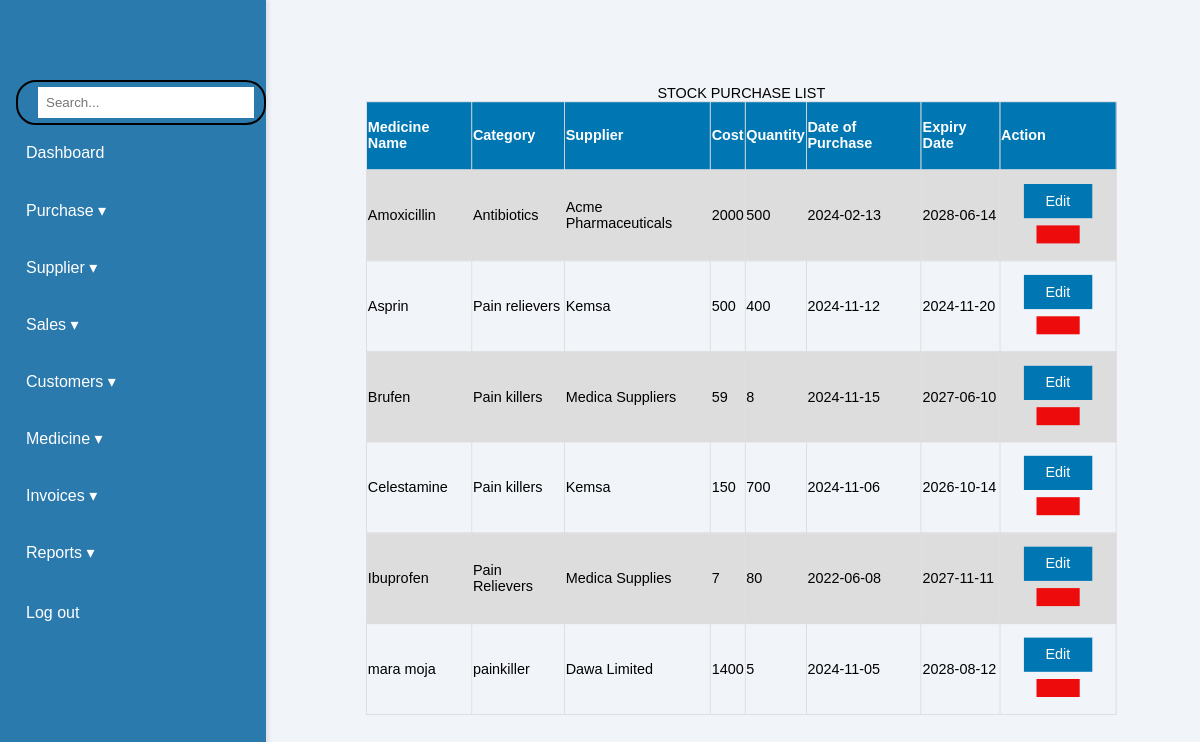
Screenshot of /Purchase-view.php with the database file from the repository.
### tables this page shows
CREATE TABLE `purchases` (
  `Medicine Name` varchar(255) NOT NULL,
  `Category` varchar(255) NOT NULL,
  `Supplier` varchar(255) NOT NULL,
  `Cost` int(11) DEFAULT NULL,
  `Quantity` int(11) DEFAULT NULL,
  `Date of Purchase` date NOT NULL,
  `Expiry Date` date NOT NULL
);

### Purchase-view.php (the view, shortened to what this page needs)
<!DOCTYPE html>
<html>
<head>
<link rel="stylesheet" href="style.css">
<link rel="stylesheet" href="Table1.css">
</head>
<body>
<div class="container">
<aside class="sidebar">
            <div class="profile">
            </div>
            <div class="search-bar">
                <input type="text" id="searchInput" placeholder="Search..." onkeyup="filterCards()">
            </div>
            <nav>
                <ul>
                    <li>
                        <ion-icon name="home-outline"></ion-icon> <a href="index.php">Dashboard</a>
                    </li>
                    <li>
                        <span class="dropdown">
                            <ion-icon name="cart-outline"></ion-icon> Purchase &#9662;
                        </span>
                    </li>
                    <li>
                        <span class="dropdown">
                            <ion-icon name="person-add-outline"></ion-icon> Supplier &#9662;
                        </span>
                    </li>
                    <li>
                        <span class="dropdown">
                            <ion-icon name="cash-outline"></ion-icon> Sales &#9662;
                        </span>
                    </li>
                    <li>
                    <span class="dropdown">
                            <ion-icon name="people-circle"></ion-icon> Customers &#9662;
                        </span>
                    </li>
                    <li>
                        <span class="dropdown">
                            <ion-icon name="medkit-outline"></ion-icon> Medicine &#9662;
                        </span>
                    </li>
                    <li>
                        <span class="dropdown">
                            <ion-icon name="document-text-outline"></ion-icon> Invoices &#9662;
                        </span>
                    </li>
                    <li>
                        <span class="dropdown">
                            <ion-icon name="analytics-outline"></ion-icon> Reports &#9662;
                        </span>
                    </li>
                    <ul>
                    <li>
                        <ion-icon name="home-outline"></ion-icon> <a href="login.php">Log out</a>
                    </li>
                </ul>
            </nav>
        </aside>
	<table  id="table1" >
    <caption>STOCK PURCHASE LIST</caption>
    <tr>
        <th>Medicine Name</th>
        <th>Category</th>
        <th>Supplier</th>
        <th>Cost</th>
        <th>Quantity</th>
        <th>Date of Purchase</th>
        <th>Expiry Date</th>
        <th>Action</th>
    </tr>
	<?php
	include "config.php";
	$sql = "SELECT `Medicine Name`, `Category`, `Supplier`, `Cost`, `Quantity`, `Date of Purchase`, `Expiry Date` FROM purchases";
    $result = $conn->query($sql);
if ($result->num_rows > 0) {
    while($row = $result->fetch_assoc()) {
        echo "<tr>";
        echo "<td>" . $row["Medicine Name"]. "</td>";
        echo "<td>" . $row["Category"]. "</td>";
        echo "<td>" . $row["Supplier"]. "</td>";
        echo "<td>" . $row["Cost"]. "</td>";
        echo "<td>" . $row["Quantity"]. "</td>";
        echo "<td>" . $row["Date of Purchase"]. "</td>";
        echo "<td>" . $row["Expiry Date"] . "</td>";
        echo "<td align=center>";
        echo "<a class='button1 edit-btn' href='Purchase-update.php?mid=".$row['Medicine Name']."&cat=".$row['Category']."&sup=".$row['Supplier']."&qty=".$row['Quantity']."&date=".$row['Date of Purchase']."&exp=".$row['Expiry Date']."'>Edit</a>";
echo "<a class='button1 del-btn' href='Purchase-delete.php?mid=".$row['Medicine Name']."&cat=".$row['Category']."&sup=".$row['Supplier']."&qty=".$row['Quantity']."&date=".$row['Date of Purchase']."&exp=".$row['Expiry Date']."'>
    <ion-icon name='trash-outline'></ion-icon>
</a>";
        echo "</td>";
        echo "</tr>";
    }
    echo "</table>";
}
?>
</body>
</html>

### style.css (style rules this page uses)
body { font-family: 'Poppins', sans-serif; margin: 0; padding: 0; background-color: #f1f5f9; }
.container { display: flex; height: 100vh; }
.sidebar .profile { display: flex; align-items: center; margin-top: 40px; margin-bottom: 20px; }
.sidebar { width: 280px; background-color: #2b7aae; color: white; padding-left: 1rem; box-shadow: 2px 0 5px rgba(0, 0, 0, 0.1); z-index: 100; }
.sidebar nav ul { list-style-type: none; padding: 0; }
.sidebar nav ul li { padding: 15px 0; cursor: pointer; transition: background-color 0.3s; position: relative; width: 100%; margin-bottom: 0.5rem; }
.sidebar nav ul li a { text-decoration: none; color: white; }
.dropdown { cursor: pointer; display: flex; align-items: center; }
.search-bar { display: flex; align-items: center; border: 2px solid black; border-radius: 20px; padding: 5px 10px; width: 250px; }
.search-bar input { border: none; outline: none; padding: 8px; width: 100%; }
* { margin: 0; padding: 0; font-family: 'Poppins', sans-serif; box-sizing: border-box; }

### Table1.css (style rules this page uses)
#table1 { font-family: Arial; border-collapse: collapse; margin-top: 50px; margin-bottom: 50px; margin-right: auto; margin-left: 100px; width: 80%; overflow: auto; transform-origin:0%; transform: scale(0.9); }
#table1 td, #table1 th { border: 1px solid #ddd; padding: 1px; }
#table1 tr:nth-child(even) { background-color: #ddd; }
#table1 th { padding-top: 12px; padding-bottom: 12px; text-align: left; background-color: #0077b3; color: white; }
.button1 { border:none; color: white; padding: 10px 24px; text-align: center; text-decoration: none; display: inline-block; margin: 4px 2px; cursor: pointer; }
.edit-btn { background-color:#0077b3; }
.del-btn { background-color:#ed0b0b; }

### rows the page displays
purchases: Medicine Name "Amoxicillin", Category "Antibiotics", Supplier "Acme Pharmaceuticals", Cost "2000", Quantity "500", Date of Purchase "2024-02-13", Expiry Date "2028-06-14"
purchases: Medicine Name "Asprin", Category "Pain relievers", Supplier "Kemsa", Cost "500", Quantity "400", Date of Purchase "2024-11-12", Expiry Date "2024-11-20"
purchases: Medicine Name "Brufen", Category "Pain killers", Supplier "Medica Suppliers", Cost "59", Quantity "8", Date of Purchase "2024-11-15", Expiry Date "2027-06-10"
purchases: Medicine Name "Celestamine", Category "Pain killers", Supplier "Kemsa", Cost "150", Quantity "700", Date of Purchase "2024-11-06", Expiry Date "2026-10-14"
purchases: Medicine Name "Ibuprofen", Category "Pain Relievers", Supplier "Medica Supplies", Cost "7", Quantity "80", Date of Purchase "2022-06-08", Expiry Date "2027-11-11"
purchases: Medicine Name "mara moja", Category "painkiller", Supplier "Dawa Limited", Cost "1400", Quantity "5", Date of Purchase "2024-11-05", Expiry Date "2028-08-12"
